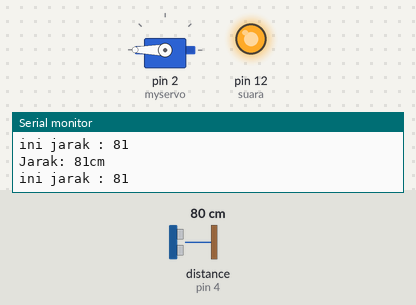
Bench run of a sketch on a simulated Arduino Uno, built with avr-gcc and run on an emulated ATmega328P. Parts: servo, output pins drawn as LEDs (lit = HIGH), the last lines printed to the serial monitor. The test bench sets the inputs (shaded band); at power-on: distance to the obstacle (sensor on pin 4) 80 cm. The echo pulse lasts 58.3 µs per cm.

Above: at 1.2 s.
1.3 s: distance to the obstacle (sensor on pin 4) set to 11 cm
2.8 s: distance to the obstacle (sensor on pin 4) set to 8 cm
At 3.3 s:
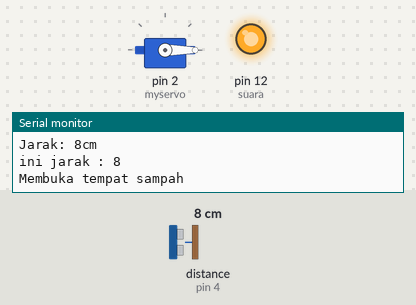
At 7.87 s:
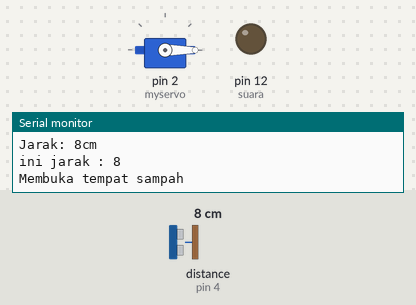
Timing chart, 0 to 9.4 s (numbered marks = the images above; inputs shaded):
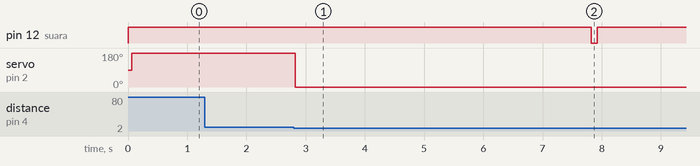

Measured:
- the behaviour switches between 10 and 9 cm on distance to the obstacle (sensor on pin 4) (found by bisection; images 0 and 1)
- after the input at 2.8 s, pin 12 (suara): HIGH → LOW after 5.0 s, → HIGH 0.10 s later; servo on pin 2 (myservo): 180° → 0° at once

The sketch:

Tempat_sampah_pintar.ino
```cpp
// ---------------------------------------------------------------------------
// Example NewPing library sketch that does a ping about 20 times per second.
// ---------------------------------------------------------------------------

#include <NewPing.h>
#include <Servo.h>
#define TRIGGER_PIN  3  // Arduino pin tied to trigger pin on the ultrasonic sensor.
#define ECHO_PIN     4// Arduino pin tied to echo pin on the ultrasonic sensor.
#define MAX_DISTANCE 100 // Maximum distance we want to ping for (in centimeters). Maximum sensor distance is rated at 400-500cm.
Servo myservo;
NewPing sonar(TRIGGER_PIN, ECHO_PIN, MAX_DISTANCE); // NewPing setup of pins and maximum distance.
int suara=12;

void setup() {
  Serial.begin(115200); // Open serial monitor at 115200 baud to see ping results.
  myservo.attach(2);
  pinMode(suara,OUTPUT);
  digitalWrite(suara,HIGH);
}

void loop() {
  delay(50);                     // Wait 50ms between pings (about 20 pings/sec). 29ms should be the shortest delay between pings.
  Serial.print("Jarak: ");
  Serial.print(sonar.ping_cm()); // Send ping, get distance in cm and print result (0 = outside set distance range)
  Serial.println("cm");
 int jarak=0;
 jarak=sonar.ping_cm();
 Serial.print("ini jarak : ");
 Serial.println(jarak);
myservo.write(180);
  if(jarak>0&&jarak<10){
    Serial.println("Membuka tempat sampah");

    myservo.write(0);
    delay(5000);
    digitalWrite(suara,LOW);
    delay(100);
    digitalWrite(suara,HIGH);
    delay(3000);
  }
}
```
